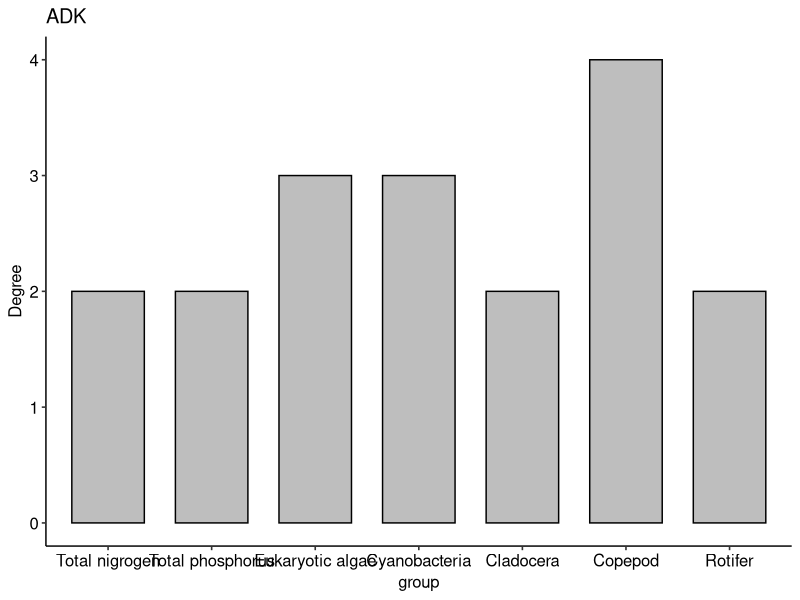
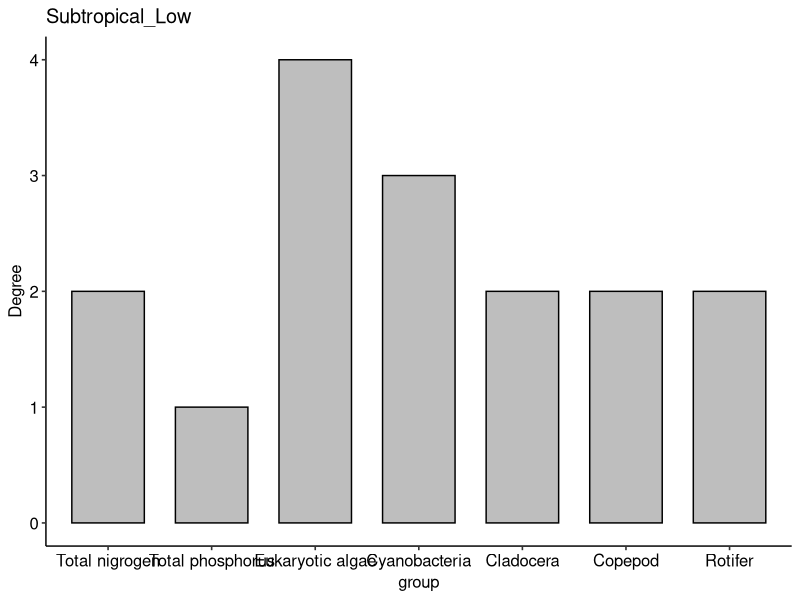
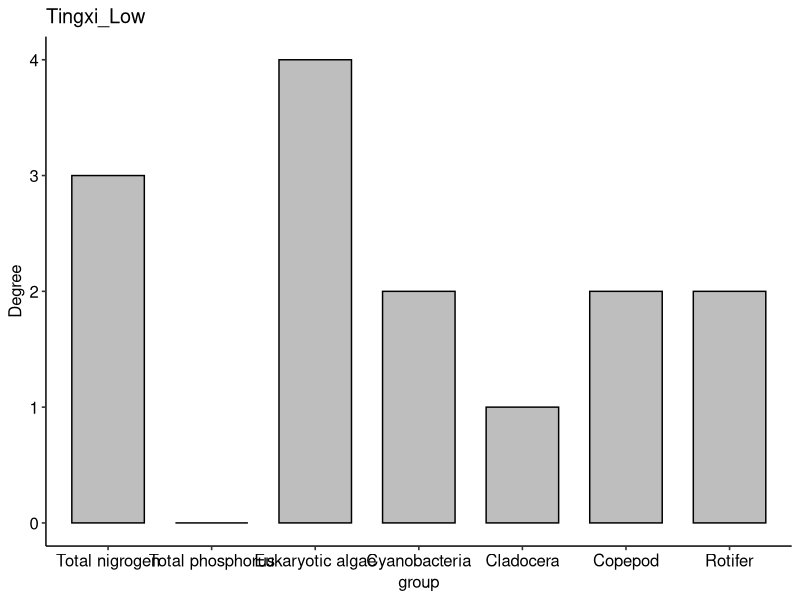
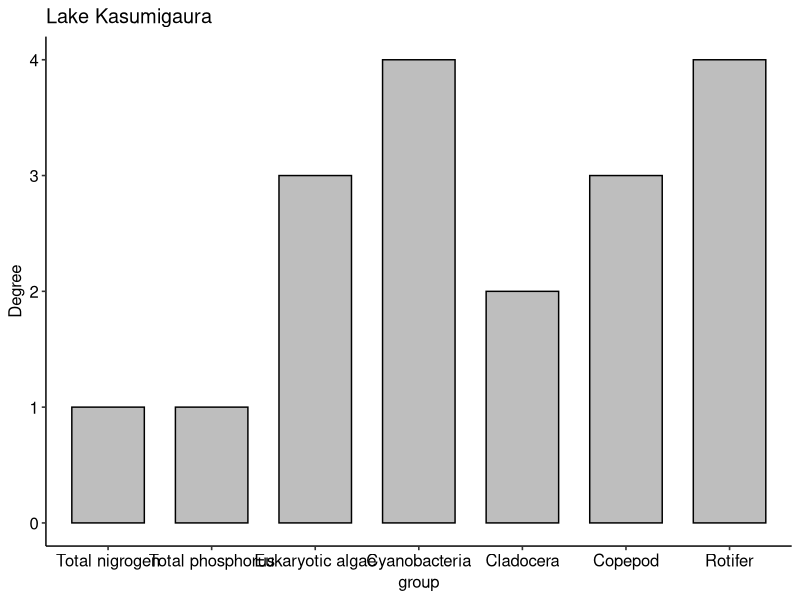
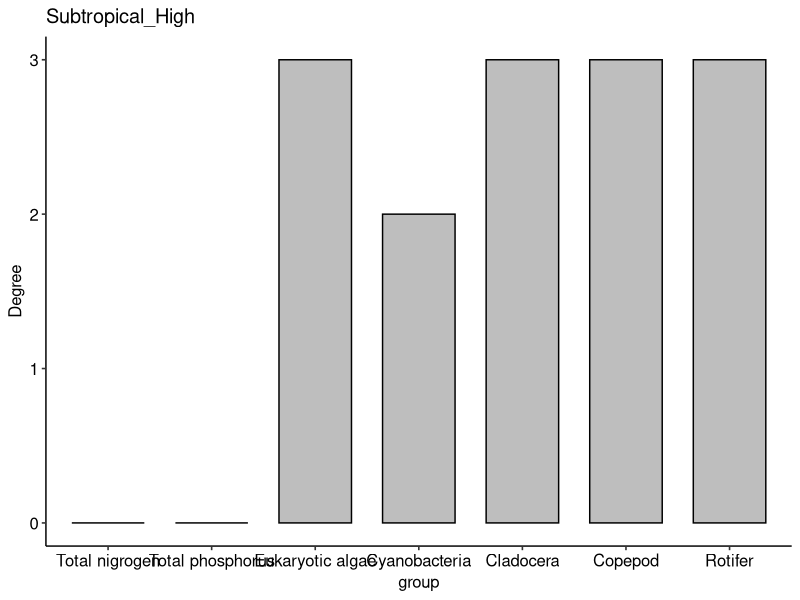
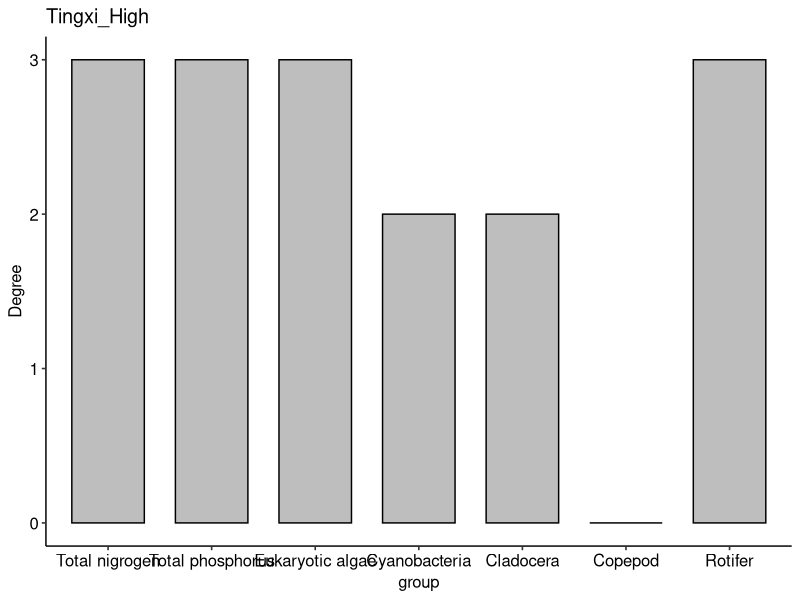
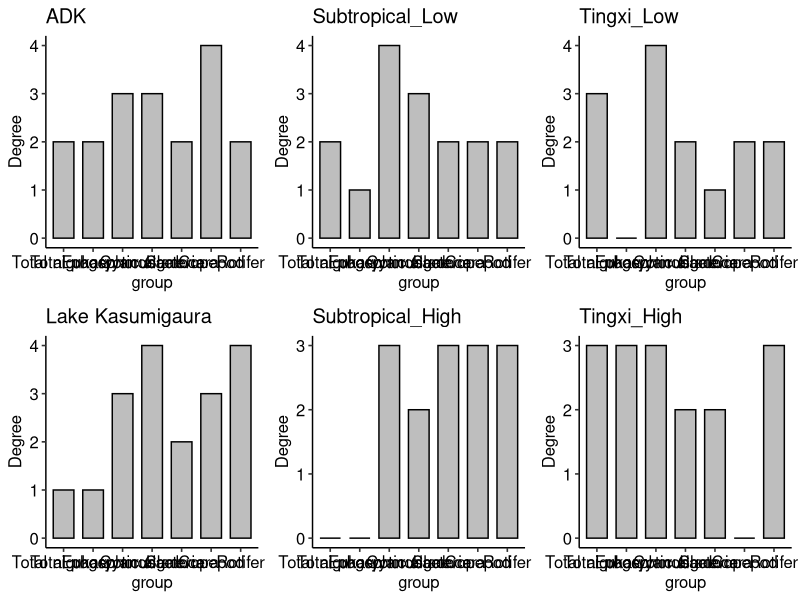

The R source for these figures, in order:
library(openxlsx)
library(ggpubr)
ADK <- read.xlsx('Degree.xlsx',sheet = 'ADK')
Subtropical_Low <- read.xlsx('Degree.xlsx',sheet = 'Subtropical_Low')
Tingxi_Low <- read.xlsx('Degree.xlsx',sheet = 'Tingxi_Low')
Kasumigaura <- read.xlsx('Degree.xlsx',sheet = 'Lake Kasumigaura')
Subtropical_High <- read.xlsx('Degree.xlsx',sheet = 'Subtropical_High')
Tingxi_High <- read.xlsx('Degree.xlsx',sheet = 'Tingxi_High')

df1 <- ADK
plot1 <- ggbarplot(df1, x = "group", y = "value",
                   fill = "grey",
                   ylab = "Degree", xlab = NULL,
                   title = "ADK") +
  theme_pubr()
plot1

df2 <- Subtropical_Low
plot2 <- ggbarplot(df2, x = "group", y = "value",
                   fill = "grey",
                   ylab = "Degree", xlab = NULL,
                   title = "Subtropical_Low") +
  theme_pubr()
plot2

df3 <- Tingxi_Low
plot3 <- ggbarplot(df3, x = "group", y = "value",
                   fill = "grey",
                   ylab = "Degree", xlab = NULL,
                   title = "Tingxi_Low") +
  theme_pubr()
plot3

df4 <- Kasumigaura
plot4 <- ggbarplot(df4, x = "group", y = "value",
                   fill = "grey",
                   ylab = "Degree", xlab = NULL,
                   title = "Lake Kasumigaura") +
  theme_pubr()
plot4

df5 <- Subtropical_High
plot5 <- ggbarplot(df5, x = "group", y = "value",
                   fill = "grey",
                   ylab = "Degree", xlab = NULL,
                   title = "Subtropical_High") +
  theme_pubr()
plot5

df6 <- Tingxi_High
plot6 <- ggbarplot(df6, x = "group", y = "value",
                   fill = "grey",
                   ylab = "Degree", xlab = NULL,
                   title = "Tingxi_High") +
  theme_pubr()
plot6
ggarrange(plot1,  plot2,  plot3,
          plot4,  plot5,  plot6,
          ncol = 3, nrow = 2, widths = c(1, 1, 1))
